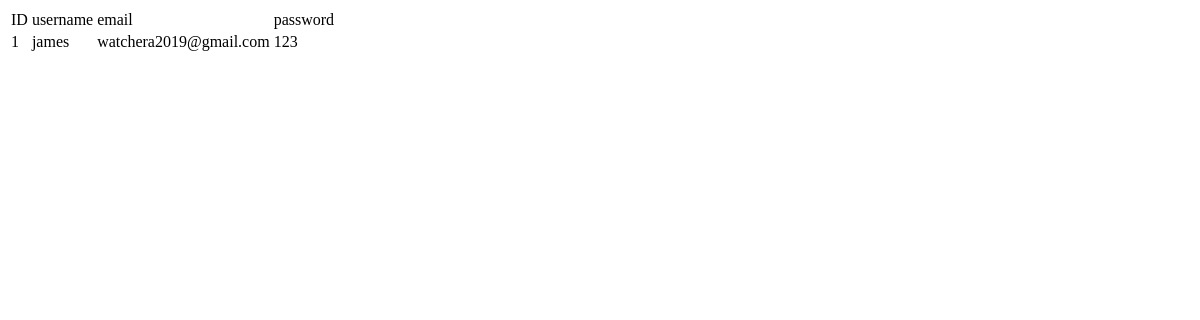
/viewUser, run on an earlier commit of the app's database.
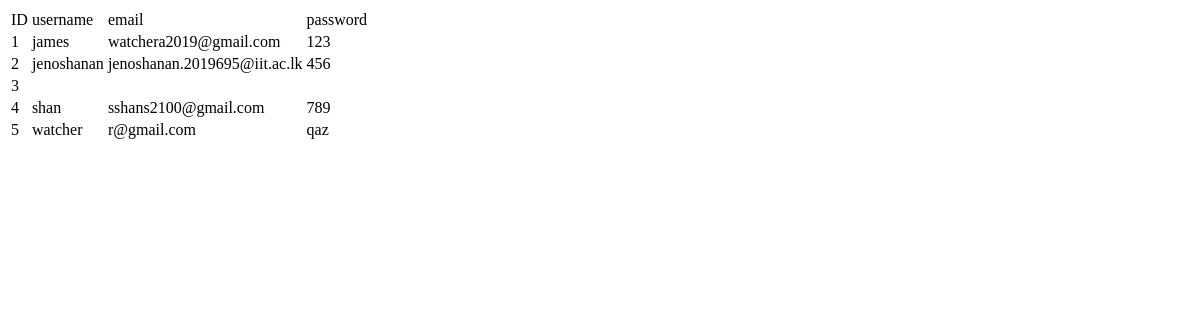
And on a later commit of the database.
### tables this page shows
CREATE TABLE Admin (id INTEGER PRIMARY KEY AUTOINCREMENT, username TEXT NOT NULL, email TEXT UNIQUE NOT NULL, password TEXT UNIQUE NOT NULL);

### watcher.py (the view)
@app.route("/viewUser")
def viewUser():
    con = sqlite3.connect("admin.db")
    con.row_factory = sqlite3.Row
    cur = con.cursor()
    cur.execute("select * from Admin")
    rows = cur.fetchall()
    return render_template("viewUser.html",rows=rows)

### templates/viewUser.html (shortened to what this page needs)
<!DOCTYPE html>
<html lang="en">
<head>
</head>
<body>
    <table>
        <thead>
          <td>ID</td>
          <td>username</td>
          <td>email</td>
          <td>password</td>
        </thead>
        {% for row in rows %}
        <tr>
         <td>{{row["id"]}}</td>
          <td>{{row["username"]}}</td>
          <td>{{row["email"]}}</td>
          <td>{{row["password"]}}</td>
        </tr>
        {% endfor %}
</body>
</html>

What changed in the data, as far as the page shows it:
added Admin: id "2", username "jenoshanan", email "jenoshanan.2019695@iit.ac.lk", password "456"
added Admin: id "3"
added Admin: id "4", username "shan", email "sshans2100@gmail.com", password "789"
added Admin: id "5", username "watcher", email "r@gmail.com", password "qaz"
